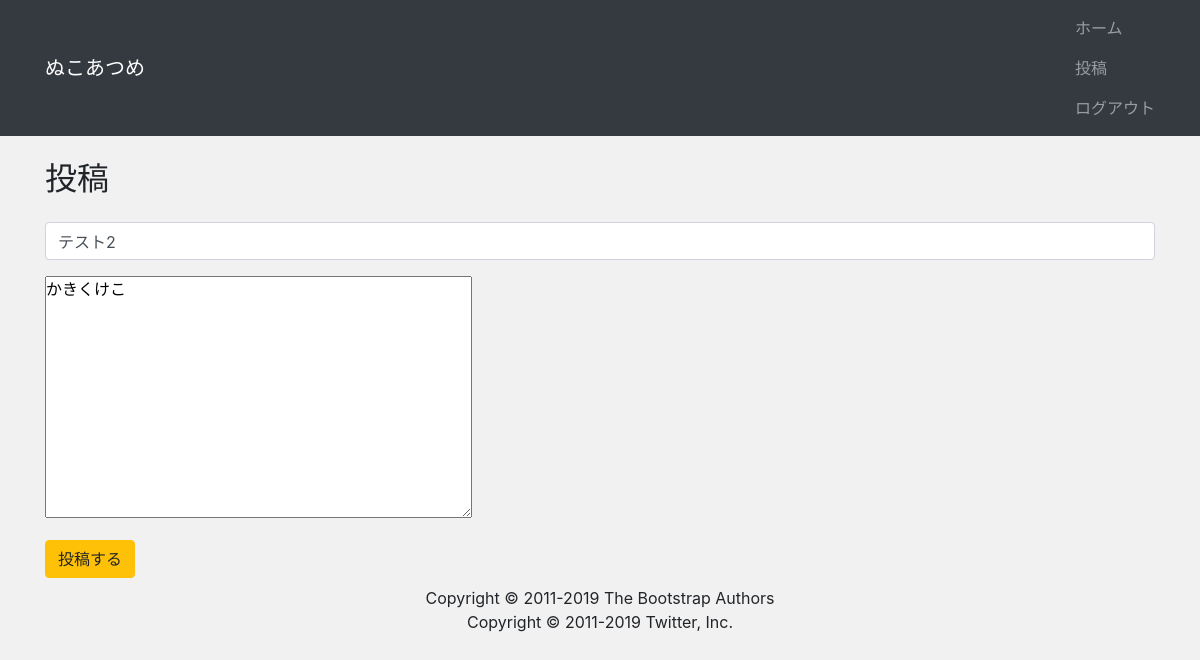
The page /post/2/edit/ (signed in) on the database as committed earlier.
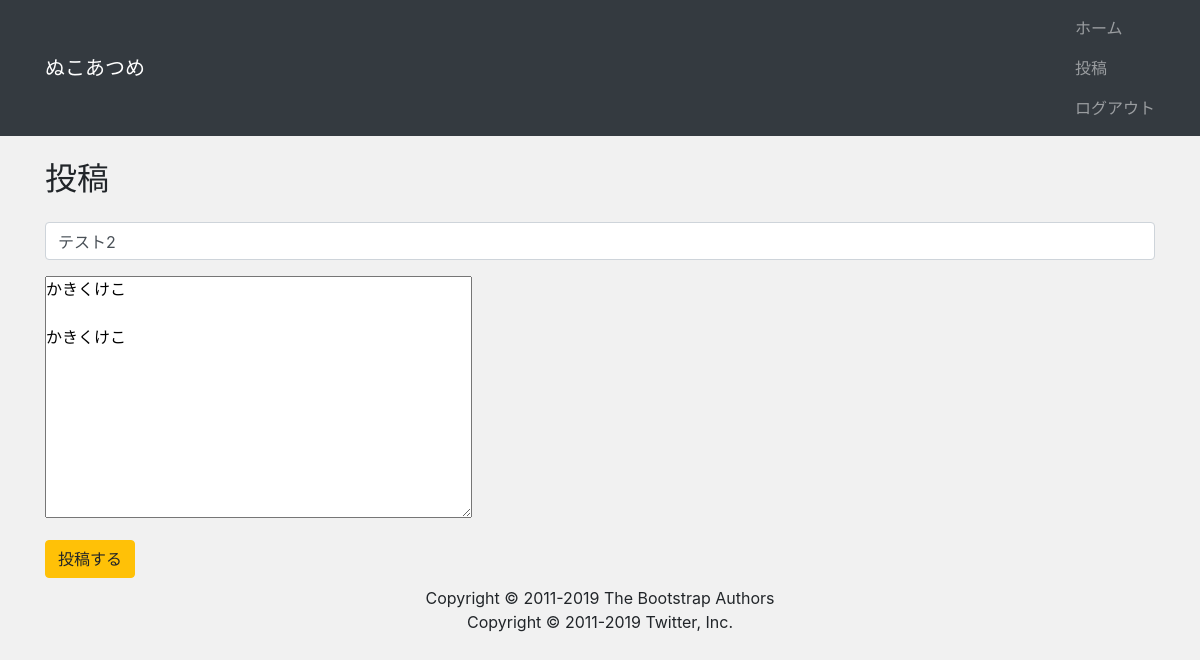
The same page on the database as committed later.
### app/models.py (models this page shows, shortened)
class Post(models.Model):
    author = models.ForeignKey(
        settings.AUTH_USER_MODEL, on_delete=models.CASCADE)  # ログインユーザーモデルと連携する
    title = models.CharField("タイトル", max_length=200)
    content = models.TextField("本文")
    created = models.DateTimeField("作成日", default=timezone.now)

### app/views.py (the view, shortened to what this page needs)
# urls.py: path('post/<int:pk>/edit/', views.PostEditView.as_view(), name='post_edit'),
class PostEditView(LoginRequiredMixin, View):
    def get(self, request, *args, **kwargs):
        post_data = Post.objects.get(id=self.kwargs['pk'])  # 特定の投稿を取得する
        form = PostForm(request.POST or None,
                        initial={'title': post_data.title,
                                 'content': post_data.content
                                 }
                        )
        return render(request, 'app/post_form.html',
                      {'form': form})

### app/forms.py
class PostForm(forms.Form):
    title = forms.CharField(max_length=30, label='タイトル')
    content = forms.CharField(label='内容', widget=forms.Textarea())

### app/templates/app/post_form.html (shortened to what this page needs)
{% extends "app/base.html" %}
{% load widget_tweaks %}
{% block content %}
<div class="my-4">
    <h2>投稿</h2>
</div>
<form method="post">
    <div class="formpost">
        {% render_field form.title class="form-control" placeholder="タイトルを入力" %}
    </div>
    <div class="formpost">
        {% render_field form.content class="form-contorl" placeholder="本文を入力" %}
    </div>
    <button class="btn btn-warning" type="submit">投稿する</button>
</form>
{% endblock %}

Rows that differ between the two databases and show on the page:
changed Post "テスト2": content "かきくけこ" → "かきくけこ かきくけこ"
